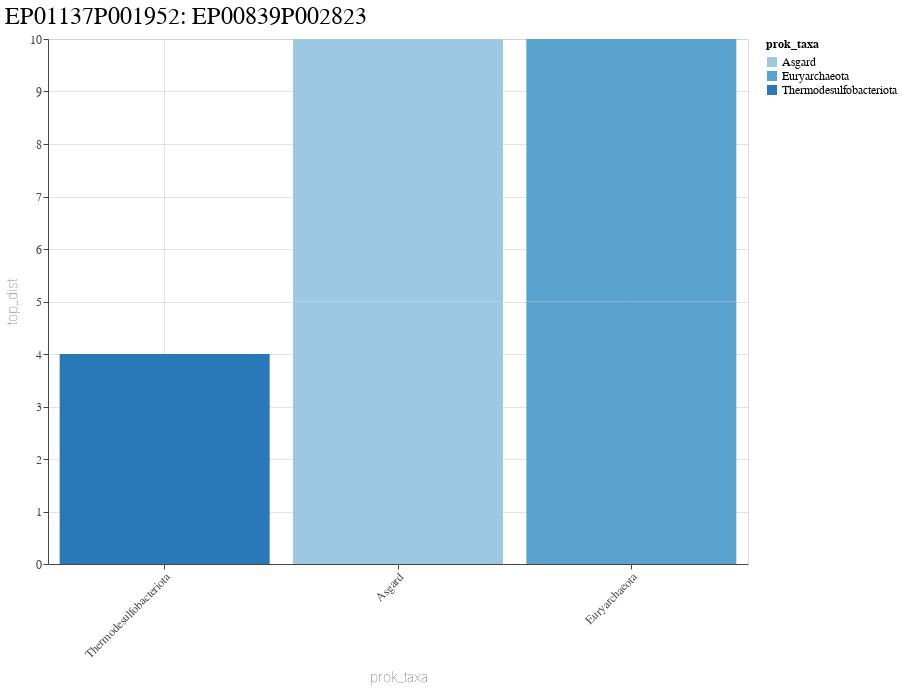
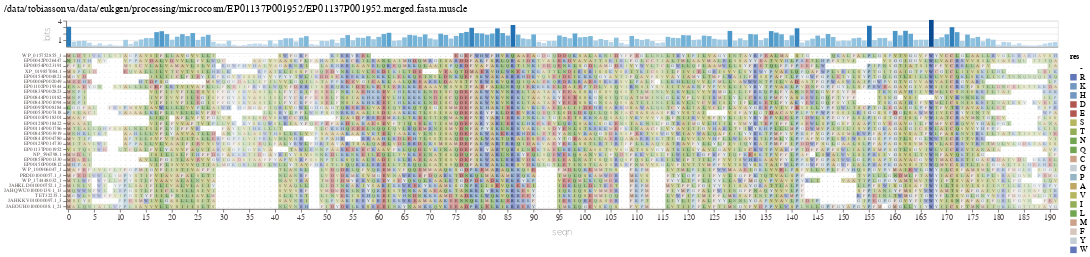

The cell these charts' notebook holds for them, in order:
### Code cell
microcosm_path = '/data/tobiassonva/data/eukgen/processing/microcosm/'
system = next(systems)
#system = "EP00755P025418"
print(system)


data = tree_data_mapped.loc[[system]].sort_values(by='c-ELW', ascending=False)
kogs, functions = data.Target, data.Description
print(dict(zip(kogs, functions)))
    
clades = data.euk_clade_rep.unique()
print(f'System {system} has Eukaryotic clades {clades}')

clade = clades[0]

plot_data = data[data.euk_clade_rep == clade]

dist_bar = alt.Chart(data, title=f'{system}: {clade}').mark_bar().encode(
    x = alt.X('prok_taxa', sort=None, axis=alt.Axis(labelAngle=-45)),
    y = alt.Y('top_dist'),
    color = alt.Color('prok_taxa:O'),
    tooltip = alt.Tooltip(['top_dist', 'prok_clade_weight', 'prok_clade_size', 'prok_clade_rep', 'prok_leaf_clade'])
)

print(f'{microcosm_path}{system}/{system}.merged.fasta.muscle.treefile.annot')
tree = Tree(f'{microcosm_path}{system}/{system}.merged.fasta.muscle.treefile.annot')
annot_tree, tree_img = color_tree(tree, view_in_notebook=True)


from core_functions.altair_plots import plot_alignment
aln_file = f'{microcosm_path}{system}/{system}.merged.fasta.muscle'

#leaf_names = [leaf.name for leaf in trees[system].get_leaves()]
leaf_names = [leaf.name for leaf in tree.get_leaves()]

plot, aln_data = plot_alignment(aln_file, seqlimit=100, plot_range=(0,300), label_order=leaf_names)

print(f'Tree has {len(leaf_names)} leaves')
display(dist_bar)
display(data.iloc[:,[0,4,8,11,13,16,17,18,19,20,21,22,23,24,25,26,27,28,29]])
#display(pd.DataFrame(CDD_annot.loc[system]))
display(plot)
display(tree_img)

### Figure 1 — Vega-Lite specification as saved in the notebook (floating-point values rounded to 4 significant figures)
{"config": {"view": {"width": 700, "height": 525}, "title": {"fontSize": 24, "font": "Nunito", "fontWeight": 400, "anchor": "start", "color": "#000000"}, "axisX": {"domain": true, "domainColor": "#4c4443", "domainWidth": 1, "grid": true, "gridColor": "#cec5c1", "gridWidth": 0.5, "labelFont": "NanumGothic", "labelFontSize": 12, "labelColor": "#4c4443", "labelAngle": 0, "labelFlush": false, "tickColor": "#4c4443", "tickSize": 5, "titleFont": "NanumGothic", "titleFontWeight": 100, "titleColor": "#4c4443", "titleFontSize": 14, "titlePadding": 10}, "axisY": {"domain": true, "domainColor": "#4c4443", "domainWidth": 1, "grid": true, "gridColor": "#cec5c1", "gridWidth": 0.5, "labelFont": "NanumGothic", "labelFontSize": 12, "labelColor": "#4c4443", "labelAngle": 0, "tickColor": "#4c4443", "tickSize": 5, "titleFont": "NanumGothic", "titleFontWeight": 100, "titleColor": "#4c4443", "titleFontSize": 14, "titlePadding": 10}, "header": {"labelFont": "NanumGothic", "labelFontSize": 16, "titleFont": "NanumGothic", "titleFontSize": 16}, "range": {"category": ["#983550", "#cca389", "#c4ced4", "#6276ba", "#b25652", "#d8c7be", "#95b5c7", "#5e51ad", "#c27c63", "#e2d9e2", "#7297c1"], "diverging": ["#983550", "#cca389", "#c4ced4", "#6276ba", "#b25652", "#d8c7be", "#95b5c7", "#5e51ad", "#c27c63", "#e2d9e2", "#7297c1"], "sequential": ["#983550", "#cca389", "#c4ced4", "#6276ba", "#b25652", "#d8c7be", "#95b5c7", "#5e51ad", "#c27c63", "#e2d9e2", "#7297c1"]}, "legend": {"labelFont": "NanumGothic", "labelFontSize": 12, "symbolSize": 100, "titleFont": "NanumGothic", "titleFontSize": 12}, "area": {"fill": "#d8c7be"}, "circle": {"fill": "#d8c7be", "size": 40, "opacity": 1, "strokeWidth": 0.2, "stroke": "#4c4443", "scheme": "category20b"}, "line": {"color": "#d8c7be", "stroke": "#d8c7be", "strokeWidth": 1.5}, "trail": {"color": "#d8c7be", "stroke": "#d8c7be", "strokeWidth": 0, "size": 1}, "path": {"stroke": "#d8c7be", "strokeWidth": 0.5}, "point": {"color": "#d8c7be", "size": 40, "strokeWidth": 0.5}, "text": {"font": "NanumGothic", "color": "#d8c7be", "fontSize": 11, "align": "right", "size": 14}, "rule": {"color": "#b3aaa7"}, "bar": {"binSpacing": 1, "continuousBandSize": 10, "fill": "#d8c7be", "stroke": false}, "tick": {"color": "#d8c7be"}}, "data": {"name": "data-c21f82111933d3025ff826104b440aaf"}, "mark": {"type": "bar"}, "encoding": {"color": {"field": "prok_taxa", "type": "ordinal"}, "tooltip": [{"field": "top_dist", "type": "quantitative"}, {"field": "prok_clade_weight", "type": "quantitative"}, {"field": "prok_clade_size", "type": "quantitative"}, {"field": "prok_clade_rep", "type": "nominal"}, {"field": "prok_leaf_clade", "type": "nominal"}], "x": {"axis": {"labelAngle": -45}, "field": "prok_taxa", "sort": null, "type": "nominal"}, "y": {"field": "top_dist", "type": "quantitative"}}, "title": "EP01137P001952: EP00839P002823", "$schema": "https://vega.github.io/schema/vega-lite/v5.17.0.json", "datasets": {"data-c21f82111933d3025ff826104b440aaf": [{"euk_clade_rep": "EP00839P002823", "euk_clade_size": 12, "euk_clade_weight": 0.5714, "euk_leaf_clade": false, "prok_clade_rep": "WP_015752855_1", "prok_clade_size": 8, "prok_clade_weight": 1.0, "prok_leaf_clade": true, "prok_taxa": "Thermodesulfobacteriota", "dist": 3.05, "top_dist": 2.0, "raw_stem_length": 0.07012, "median_euk_leaf_dist": 2.019, "stem_length": 0.03473, "logL": -7221.0, "deltaL": 0.0, "bp-RELL": 0.916, "bp-RELL_accept": "+", "p-KH": 0.915, "p-KH_accept": "+", "p-SH": 1.0, "p-SH_accept": "+", "c-ELW": 0.906, "c-ELW_accept": "+", "p-AU": 0.913, "p-AU_accept": "+", "Target": "K22384", "Score": 251.5, "Description": "tail-anchored protein insertion receptor", "Pairwise_cov": 0.7584}, {"euk_clade_rep": "EP00839P002823", "euk_clade_size": 12, "euk_clade_weight": 0.5714, "euk_leaf_clade": false, "prok_clade_rep": "WP_015752855_1", "prok_clade_size": 8, "prok_clade_weight": 1.0, "prok_leaf_clade": true, "prok_taxa": "Thermodesulfobacteriota", "dist": 3.05, "top_dist": 2.0, "raw_stem_length": 0.07012, "median_euk_leaf_dist": 2.019, "stem_length": 0.03473, "logL": -7221.0, "deltaL": 0.0, "bp-RELL": 0.916, "bp-RELL_accept": "+", "p-KH": 0.915, "p-KH_accept": "+", "p-SH": 1.0, "p-SH_accept": "+", "c-ELW": 0.906, "c-ELW_accept": "+", "p-AU": 0.913, "p-AU_accept": "+", "Target": "K21891", "Score": 51.0, "Description": "calcium load-activated calcium channel", "Pairwise_cov": 0.6973}, {"euk_clade_rep": "EP00839P002823", "euk_clade_size": 12, "euk_clade_weight": 0.5714, "euk_leaf_clade": false, "prok_clade_rep": "JAHQWU010000139.1_13", "prok_clade_size": 111, "prok_clade_weight": 0.982, "prok_leaf_clade": false, "prok_taxa": "Asgard", "dist": 2.669, "top_dist": 5.0, "raw_stem_length": 0.1235, "median_euk_leaf_dist": 2.019, "stem_length": 0.06118, "logL": -7235.0, "deltaL": 14.1, "bp-RELL": 0.0416, "bp-RELL_accept": "-", "p-KH": 0.0846, "p-KH_accept": "+", "p-SH": 0.0846, "p-SH_accept": "+", "c-ELW": 0.0469, "c-ELW_accept": "+", "p-AU": 0.0875, "p-AU_accept": "+", "Target": "K22384", "Score": 251.5, "Description": "tail-anchored protein insertion receptor", "Pairwise_cov": 0.7584}, {"euk_clade_rep": "EP00839P002823", "euk_clade_size": 12, "euk_clade_weight": 0.5714, "euk_leaf_clade": false, "prok_clade_rep": "JAHQWU010000139.1_13", "prok_clade_size": 111, "prok_clade_weight": 0.982, "prok_leaf_clade": false, "prok_taxa": "Asgard", "dist": 2.669, "top_dist": 5.0, "raw_stem_length": 0.1235, "median_euk_leaf_dist": 2.019, "stem_length": 0.06118, "logL": -7235.0, "deltaL": 14.1, "bp-RELL": 0.0416, "bp-RELL_accept": "-", "p-KH": 0.0846, "p-KH_accept": "+", "p-SH": 0.0846, "p-SH_accept": "+", "c-ELW": 0.0469, "c-ELW_accept": "+", "p-AU": 0.0875, "p-AU_accept": "+", "Target": "K21891", "Score": 51.0, "Description": "calcium load-activated calcium channel", "Pairwise_cov": 0.6973}, {"euk_clade_rep": "EP00839P002823", "euk_clade_size": 12, "euk_clade_weight": 0.5714, "euk_leaf_clade": false, "prok_clade_rep": "WP_100906047_1", "prok_clade_size": 53, "prok_clade_weight": 0.9811, "prok_leaf_clade": true, "prok_taxa": "Euryarchaeota", "dist": 4.001, "top_dist": 5.0, "raw_stem_length": 0.1235, "median_euk_leaf_dist": 2.019, "stem_length": 0.06118, "logL": -7235.0, "deltaL": 14.1, "bp-RELL": 0.0424, "bp-RELL_accept": "+", "p-KH": 0.0846, "p-KH_accept": "+", "p-SH": 0.0846, "p-SH_accept": "+", "c-ELW": 0.0469, "c-ELW_accept": "-", "p-AU": 0.0879, "p-AU_accept": "+", "Target": "K22384", "Score": 251.5, "Description": "tail-anchored protein insertion receptor", "Pairwise_cov": 0.7584}, {"euk_clade_rep": "EP00839P002823", "euk_clade_size": 12, "euk_clade_weight": 0.5714, "euk_leaf_clade": false, "prok_clade_rep": "WP_100906047_1", "prok_clade_size": 53, "prok_clade_weight": 0.9811, "prok_leaf_clade": true, "prok_taxa": "Euryarchaeota", "dist": 4.001, "top_dist": 5.0, "raw_stem_length": 0.1235, "median_euk_leaf_dist": 2.019, "stem_length": 0.06118, "logL": -7235.0, "deltaL": 14.1, "bp-RELL": 0.0424, "bp-RELL_accept": "+", "p-KH": 0.0846, "p-KH_accept": "+", "p-SH": 0.0846, "p-SH_accept": "+", "c-ELW": 0.0469, "c-ELW_accept": "-", "p-AU": 0.0879, "p-AU_accept": "+", "Target": "K21891", "Score": 51.0, "Description": "calcium load-activated calcium channel", "Pairwise_cov": 0.6973}]}}

### Figure 2 — Vega-Lite specification as saved in the notebook (floating-point values rounded to 4 significant figures; data arrays with more than 128 entries replaced by an {"elided": "..."} marker saying what was removed)
{"config": {"view": {"width": 700, "height": 525}, "title": {"fontSize": 24, "font": "Nunito", "fontWeight": 400, "anchor": "start", "color": "#000000"}, "axisX": {"domain": true, "domainColor": "#4c4443", "domainWidth": 1, "grid": true, "gridColor": "#cec5c1", "gridWidth": 0.5, "labelFont": "NanumGothic", "labelFontSize": 12, "labelColor": "#4c4443", "labelAngle": 0, "labelFlush": false, "tickColor": "#4c4443", "tickSize": 5, "titleFont": "NanumGothic", "titleFontWeight": 100, "titleColor": "#4c4443", "titleFontSize": 14, "titlePadding": 10}, "axisY": {"domain": true, "domainColor": "#4c4443", "domainWidth": 1, "grid": true, "gridColor": "#cec5c1", "gridWidth": 0.5, "labelFont": "NanumGothic", "labelFontSize": 12, "labelColor": "#4c4443", "labelAngle": 0, "tickColor": "#4c4443", "tickSize": 5, "titleFont": "NanumGothic", "titleFontWeight": 100, "titleColor": "#4c4443", "titleFontSize": 14, "titlePadding": 10}, "header": {"labelFont": "NanumGothic", "labelFontSize": 16, "titleFont": "NanumGothic", "titleFontSize": 16}, "range": {"category": ["#983550", "#cca389", "#c4ced4", "#6276ba", "#b25652", "#d8c7be", "#95b5c7", "#5e51ad", "#c27c63", "#e2d9e2", "#7297c1"], "diverging": ["#983550", "#cca389", "#c4ced4", "#6276ba", "#b25652", "#d8c7be", "#95b5c7", "#5e51ad", "#c27c63", "#e2d9e2", "#7297c1"], "sequential": ["#983550", "#cca389", "#c4ced4", "#6276ba", "#b25652", "#d8c7be", "#95b5c7", "#5e51ad", "#c27c63", "#e2d9e2", "#7297c1"]}, "legend": {"labelFont": "NanumGothic", "labelFontSize": 12, "symbolSize": 100, "titleFont": "NanumGothic", "titleFontSize": 12}, "area": {"fill": "#d8c7be"}, "circle": {"fill": "#d8c7be", "size": 40, "opacity": 1, "strokeWidth": 0.2, "stroke": "#4c4443", "scheme": "category20b"}, "line": {"color": "#d8c7be", "stroke": "#d8c7be", "strokeWidth": 1.5}, "trail": {"color": "#d8c7be", "stroke": "#d8c7be", "strokeWidth": 0, "size": 1}, "path": {"stroke": "#d8c7be", "strokeWidth": 0.5}, "point": {"color": "#d8c7be", "size": 40, "strokeWidth": 0.5}, "text": {"font": "NanumGothic", "color": "#d8c7be", "fontSize": 11, "align": "right", "size": 14}, "rule": {"color": "#b3aaa7"}, "bar": {"binSpacing": 1, "continuousBandSize": 10, "fill": "#d8c7be", "stroke": false}, "tick": {"color": "#d8c7be"}}, "vconcat": [{"data": {"name": "data-db75e6946f65423518516e3ca283fe86"}, "mark": {"type": "bar"}, "encoding": {"color": {"field": "entropy", "legend": null, "type": "quantitative"}, "tooltip": {"field": "entropy", "type": "quantitative"}, "x": {"axis": {"grid": false, "labels": false, "ticks": false, "title": null}, "field": "seqn", "type": "ordinal"}, "y": {"axis": {"title": "bits", "values": [1, 2, 3, 4]}, "field": "entropy", "scale": {"domain": [0, 4]}, "type": "quantitative"}}, "height": 40, "width": 1528.0}, {"layer": [{"mark": {"type": "rect"}, "encoding": {"color": {"field": "res", "scale": {"domain": ["-", "R", "K", "H", "D", "E", "S", "T", "N", "Q", "C", "G", "P", "A", "V", "I", "L", "M", "F", "Y", "W"], "range": ["white", "#6276ba", "#7297c1", "#7297c1", "#b25652", "#b25652", "#b5b65e", "#94ae57", "#72a551", "#72a551", "#cca389", "#c4ced4", "#95b5c7", "#bfa764", "#b5b65e", "#94ae57", "#72a551", "#cca389", "#d8c7be", "#c4ced4", "#6276ba"]}, "type": "nominal"}, "opacity": {"field": "opacity", "legend": null, "type": "quantitative"}, "tooltip": [{"field": "sequence", "type": "nominal"}, {"field": "seqn", "type": "quantitative"}, {"field": "res", "type": "nominal"}, {"field": "entropy", "type": "quantitative"}], "x": {"axis": {"grid": false, "values": [0, 5, 10, 15, 20, 25, 30, 35, 40, 45, 50, 55, 60, 65, 70, 75, 80, 85, 90, 95, 100, 105, 110, 115, 120, 125, 130, 135, 140, 145, 150, 155, 160, 165, 170, 175, 180, 185, 190]}, "field": "seqn", "type": "ordinal"}, "y": {"axis": {"grid": false, "labelFontSize": 8, "labelLimit": 1000, "title": null}, "field": "sequence", "sort": ["WP_015752855_1", "EP00042P026447", "EP00054P023191", "XP_019857084.1", "EP00154P004821", "EP00006P002049", "EP01102P019344", "EP00839P002823", "EP00844P010182", "EP00843P001094", "EP00095P008184", "EP00053P007418", "EP00103P018301", "EP00128P018422", "EP00114P001786", "EP00845P003919", "EP00841P004780", "EP00129P014730", "EP01137P001952", "NP_596798.1", "EP00858P001330", "EP00150P000812", "WP_100906047_1", "PRDI01000057.1_3", "WP_174448032_1", "JAHKLD010000752.1_2", "JAHQWU010000139.1_13", "TET32235.1", "JAHKKV010000097.1_3", "JAEOUH010000038.1_21"], "type": "ordinal"}}}, {"mark": {"type": "text", "align": "center", "color": "black", "fontSize": 6.5}, "encoding": {"opacity": {"field": "opacity", "legend": null, "type": "quantitative"}, "text": {"field": "res", "type": "nominal"}, "x": {"axis": {"grid": false, "values": [0, 5, 10, 15, 20, 25, 30, 35, 40, 45, 50, 55, 60, 65, 70, 75, 80, 85, 90, 95, 100, 105, 110, 115, 120, 125, 130, 135, 140, 145, 150, 155, 160, 165, 170, 175, 180, 185, 190]}, "field": "seqn", "type": "ordinal"}, "y": {"axis": {"grid": false, "labelFontSize": 8, "labelLimit": 1000, "title": null}, "field": "sequence", "sort": ["WP_015752855_1", "EP00042P026447", "EP00054P023191", "XP_019857084.1", "EP00154P004821", "EP00006P002049", "EP01102P019344", "EP00839P002823", "EP00844P010182", "EP00843P001094", "EP00095P008184", "EP00053P007418", "EP00103P018301", "EP00128P018422", "EP00114P001786", "EP00845P003919", "EP00841P004780", "EP00129P014730", "EP01137P001952", "NP_596798.1", "EP00858P001330", "EP00150P000812", "WP_100906047_1", "PRDI01000057.1_3", "WP_174448032_1", "JAHKLD010000752.1_2", "JAHQWU010000139.1_13", "TET32235.1", "JAHKKV010000097.1_3", "JAEOUH010000038.1_21"], "type": "ordinal"}}}], "data": {"name": "data-5413e2b2eb46422a50d72ff0b244f031"}, "height": 240, "width": 1528.0}], "resolve": {"legend": {"angle": "independent"}}, "spacing": 8, "title": {"text": "/data/tobiassonva/data/eukgen/processing/microcosm/EP01137P001952/EP01137P001952.merged.fasta.muscle", "fontSize": 16}, "$schema": "https://vega.github.io/schema/vega-lite/v5.17.0.json", "datasets": {"data-db75e6946f65423518516e3ca283fe86": {"elided": "192 records"}, "data-5413e2b2eb46422a50d72ff0b244f031": {"elided": "5760 records"}}}
